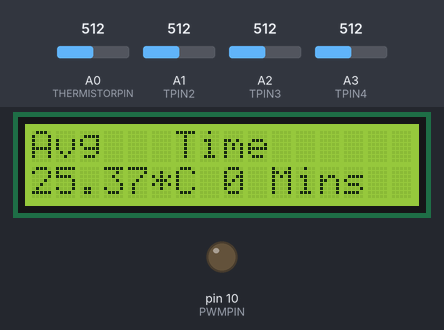
Recording of a sketch running on a simulated Arduino Uno, built with avr-gcc and run on an emulated ATmega328P. On the bench: 16×2 character LCD, output pins drawn as LEDs (lit = HIGH). The test bench sets the inputs (shaded band); at power-on: A0 (THERMISTORPIN) = 512, A1 (TPIN2) = 512, A2 (TPIN3) = 512, A3 (TPIN4) = 512. What the sketch prints to the serial monitor is not drawn.

Above: at 1.3 s.
At 5.6 s:
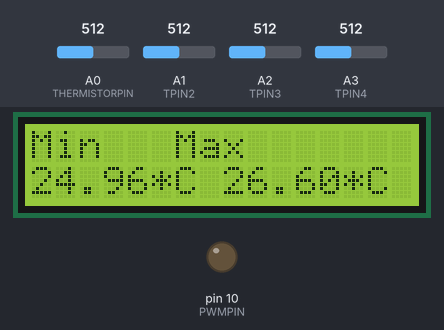
5.7 s: A0 (THERMISTORPIN) set to 981
At 8.6 s:
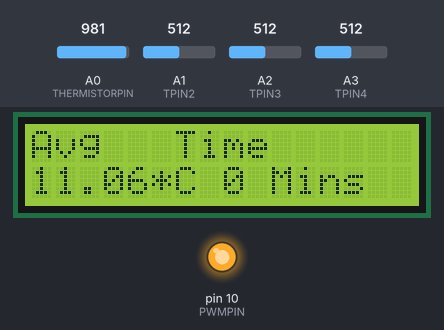
8.9 s: A0 (THERMISTORPIN) set to 1003
11.9 s: A1 (TPIN2) set to 455
At 14.3 s:
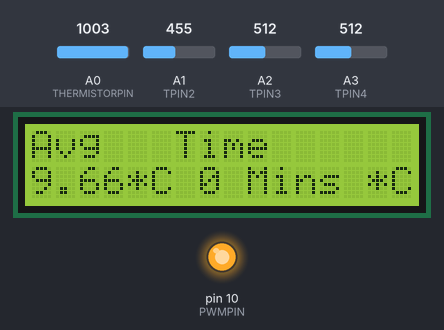
15.1 s: A1 (TPIN2) set to 424
18.1 s: A2 (TPIN3) set to 539
At 21.1 s:
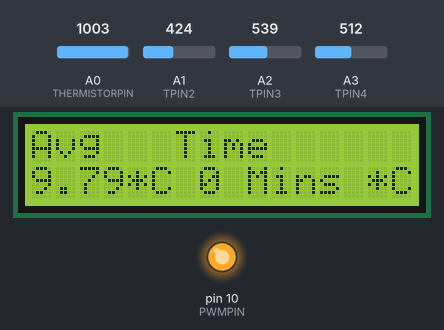
Timing chart, 0 to 22.3 s (numbered marks = the images above; inputs shaded):
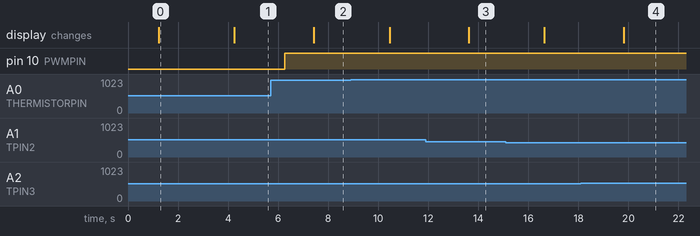

The sketch:

EK210Project.ino
```cpp
// which analog pins to connect
#define THERMISTORPIN A0
#define TPIN2 A1
#define TPIN3 A2
#define TPIN4 A3
#define PWMPIN 10
// resistance at 25 degrees C
#define THERMISTORNOMINAL 10000
// temp. for nominal resistance (almost always 25 C)
#define TEMPERATURENOMINAL 25
// how many samples to take and average, more takes longer
// but is more 'smooth'
#define NUMSAMPLES 5
// The beta coefficient of the thermistor (usually 3000-4000)
#define BCOEFFICIENT 3950
// the value of the 'other' resistor
#define SERIESRESISTOR 10000

// LCD business
#include "Wire.h"
#include "Adafruit_LiquidCrystal.h"
// Connect via i2c, default address #0 (A0-A2 not jumpered)
Adafruit_LiquidCrystal lcd(0);


int samples[NUMSAMPLES];
int samples2[NUMSAMPLES];
int samples3[NUMSAMPLES];
int samples4[NUMSAMPLES];

void setup(void) {
  Serial.begin(9600);
  analogReference(EXTERNAL);
  pinMode(PWMPIN, OUTPUT);

 // set up the LCD's number of rows and columns:
  lcd.begin(16, 2);
}

void loop(void) {
  uint8_t i;
  float average;
  float average2;
  float average3;
  float average4;

  // take N samples in a row, with a slight delay
  for (i=0; i< NUMSAMPLES; i++) {
   samples[i] = analogRead(THERMISTORPIN);
   samples2[i] = analogRead(TPIN2);
   samples3[i] = analogRead(TPIN3);
   samples4[i] = analogRead(TPIN4);
   delay(10);
  }

  // average all the samples out
  average = 0;
  average2 = 0;
  average3 = 0;
  average4 = 0;

  for (i=0; i< NUMSAMPLES; i++) {
     average += samples[i];
     average2 += samples2[i];
     average3 += samples3[i];
     average4 += samples4[i];
  }
  average /= NUMSAMPLES;
  average2 /= NUMSAMPLES;
  average3 /= NUMSAMPLES;
  average4 /= NUMSAMPLES;


  // convert the value to resistance
  average = 1023 / average - 1;
  average = SERIESRESISTOR / average;

  average2 = 1023 / average2 - 1;
  average2 = SERIESRESISTOR / average2;

  average3 = 1023 / average3 - 1;
  average3 = SERIESRESISTOR / average3;

  average4 = 1023 / average4 - 1;
  average4 = SERIESRESISTOR / average4;


  float steinhart1;
  steinhart1 = average / THERMISTORNOMINAL;     // (R/Ro)
  steinhart1 = log(steinhart1);                  // ln(R/Ro)
  steinhart1 /= BCOEFFICIENT;                   // 1/B * ln(R/Ro)
  steinhart1 += 1.0 / (TEMPERATURENOMINAL + 273.15); // + (1/To)
  steinhart1 = 1.0 / steinhart1;                 // Invert
  steinhart1 -= 273.15;  // convert to C
  steinhart1 = steinhart1 + 1.64; //offset because the resistor attached to it sucks

  float steinhart2;
  steinhart2 = average2 / THERMISTORNOMINAL;     // (R/Ro)
  steinhart2 = log(steinhart2);                  // ln(R/Ro)
  steinhart2 /= BCOEFFICIENT;                   // 1/B * ln(R/Ro)
  steinhart2 += 1.0 / (TEMPERATURENOMINAL + 273.15); // + (1/To)
  steinhart2 = 1.0 / steinhart2;                 // Invert
  steinhart2 -= 273.15;                         // convert to C

   float steinhart3;
  steinhart3 = average3 / THERMISTORNOMINAL;     // (R/Ro)
  steinhart3 = log(steinhart3);                  // ln(R/Ro)
  steinhart3 /= BCOEFFICIENT;                   // 1/B * ln(R/Ro)
  steinhart3 += 1.0 / (TEMPERATURENOMINAL + 273.15); // + (1/To)
  steinhart3 = 1.0 / steinhart3;                 // Invert
  steinhart3 -= 273.15;                         // convert to C
  float steinhart4;
  steinhart4 = average4 / THERMISTORNOMINAL;     // (R/Ro)
  steinhart4 = log(steinhart4);                  // ln(R/Ro)
  steinhart4 /= BCOEFFICIENT;                   // 1/B * ln(R/Ro)
  steinhart4 += 1.0 / (TEMPERATURENOMINAL + 273.15); // + (1/To)
  steinhart4 = 1.0 / steinhart4;                 // Invert
  steinhart4 -= 273.15;                         // convert to C

  float AverageOfAll;
  AverageOfAll = 0;
  AverageOfAll = steinhart1 + steinhart2 + steinhart3 + steinhart4;
  AverageOfAll = AverageOfAll / 4;

  // More math
  float Maximum;
  float Minimum;
  Maximum = max(steinhart1,max(steinhart2,max(steinhart3,steinhart4)));
  Minimum = min(steinhart1,min(steinhart2,min(steinhart3,steinhart4)));

  unsigned long CurrentTime = millis();
  CurrentTime = CurrentTime / 60000; // Convert to minutes


  // Printing information (On Serial Monitor, sanity checks lol)
  Serial.println(steinhart1);
  Serial.println(steinhart2);
  Serial.println(steinhart3);
  Serial.println(steinhart4);
  Serial.print("Average Temperature ");
  Serial.print(AverageOfAll);
  Serial.println(" *C");

  Serial.print("Maximum Temperature ");
  Serial.print(Maximum);
  Serial.println(" *C");

  Serial.print("Minimum Temperature ");
  Serial.print(Minimum);
  Serial.println(" *C");
  Serial.print("Time Elapsed (minutes) ");
  Serial.print(CurrentTime);
  Serial.println(" ");
  Serial.println(" ");
  delay(1000);

  // Printing to LCD
    lcd.setCursor(0,0);
lcd.print("Avg   Time ");
 lcd.setCursor(0,1);
 lcd.print(AverageOfAll);
 lcd.print("*C ");
 lcd.print(CurrentTime);
 lcd.print(" Mins ");
 delay(3000);
lcd.setCursor(0,0);
lcd.print("Min   Max ");
lcd.setCursor(0,1);
lcd.print(Minimum);
lcd.print("*C ");
lcd.print(Maximum);
lcd.print("*C ");
delay(2000);


  // PWM Mess

int counter;
counter = 0;
  if (Maximum >= 36) digitalWrite(PWMPIN, LOW);

  if (Maximum <= 36) digitalWrite(PWMPIN, HIGH);


  }
```

Measured:
- after the input at 5.7 s, the display: changes after 1.7 s (image 2)
- after the input at 11.9 s, the display: changes after 1.7 s (image 3)
- after the input at 18.1 s, the display: changes after 1.7 s (image 4)
- what the display in image 0 shows lasts 3.1 s, from 1.2 s to 4.3 s
